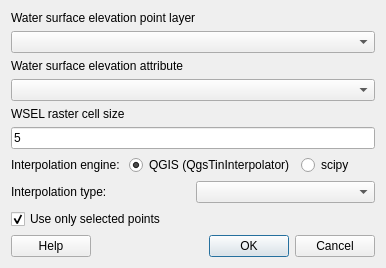
<?xml version="1.0" encoding="UTF-8"?>
<ui version="4.0">
 <class>DlgWaterSurfaceGeneration</class>
 <widget class="QWidget" name="DlgWaterSurfaceGeneration">
  <property name="geometry">
   <rect>
    <x>0</x>
    <y>0</y>
    <width>386</width>
    <height>260</height>
   </rect>
  </property>
  <property name="windowTitle">
   <string>Water Surface Generation</string>
  </property>
  <layout class="QGridLayout" name="gridLayout">
   <item row="0" column="0">
    <layout class="QVBoxLayout" name="verticalLayout">
     <item>
      <widget class="QLabel" name="label">
       <property name="text">
        <string>Water surface elevation point layer</string>
       </property>
      </widget>
     </item>
     <item>
      <widget class="QComboBox" name="cboPoints">
       <property name="acceptDrops">
        <bool>false</bool>
       </property>
      </widget>
     </item>
     <item>
      <widget class="QLabel" name="AreaNameAttributeLabel">
       <property name="text">
        <string>Water surface elevation attribute</string>
       </property>
      </widget>
     </item>
     <item>
      <widget class="QComboBox" name="cboWselAttr"/>
     </item>
     <item>
      <widget class="QLabel" name="AreaNameAttributeLabel_2">
       <property name="text">
        <string>WSEL raster cell size</string>
       </property>
      </widget>
     </item>
     <item>
      <widget class="QLineEdit" name="cellSize">
       <property name="text">
        <string>5</string>
       </property>
      </widget>
     </item>
     <item>
      <layout class="QHBoxLayout" name="horizontalLayout_3">
       <property name="topMargin">
        <number>0</number>
       </property>
       <item>
        <widget class="QLabel" name="label_3">
         <property name="text">
          <string>Interpolation engine: </string>
         </property>
        </widget>
       </item>
       <item>
        <widget class="QRadioButton" name="engineQgisBtn">
         <property name="text">
          <string>QGIS (QgsTinInterpolator)</string>
         </property>
         <property name="checked">
          <bool>true</bool>
         </property>
        </widget>
       </item>
       <item>
        <widget class="QRadioButton" name="engineScipyBtn">
         <property name="text">
          <string>scipy</string>
         </property>
        </widget>
       </item>
       <item>
        <spacer name="horizontalSpacer_2">
         <property name="orientation">
          <enum>Qt::Horizontal</enum>
         </property>
         <property name="sizeHint" stdset="0">
          <size>
           <width>40</width>
           <height>20</height>
          </size>
         </property>
        </spacer>
       </item>
      </layout>
     </item>
     <item>
      <layout class="QHBoxLayout" name="horizontalLayout_2">
       <item>
        <widget class="QLabel" name="label_2">
         <property name="text">
          <string>Interpolation type: </string>
         </property>
        </widget>
       </item>
       <item>
        <widget class="QComboBox" name="interpTypeCbo"/>
       </item>
      </layout>
     </item>
     <item>
      <widget class="QCheckBox" name="onlySelectedCheckBox">
       <property name="enabled">
        <bool>true</bool>
       </property>
       <property name="text">
        <string>Use only selected points</string>
       </property>
       <property name="checked">
        <bool>true</bool>
       </property>
      </widget>
     </item>
     <item>
      <layout class="QHBoxLayout" name="horizontalLayout">
       <item>
        <widget class="QPushButton" name="helpButton">
         <property name="text">
          <string>Help</string>
         </property>
        </widget>
       </item>
       <item>
        <widget class="QDialogButtonBox" name="buttonBox">
         <property name="standardButtons">
          <set>QDialogButtonBox::Cancel|QDialogButtonBox::Ok</set>
         </property>
        </widget>
       </item>
      </layout>
     </item>
    </layout>
   </item>
  </layout>
 </widget>
 <resources/>
 <connections/>
</ui>
